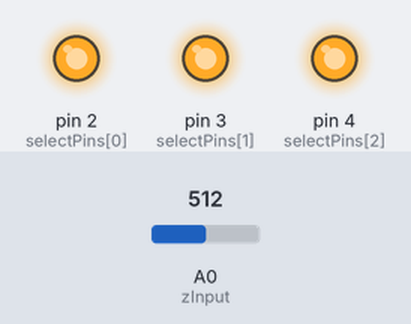
This sketch was run on a simulated Arduino Uno, built with avr-gcc and run on an emulated ATmega328P. On the bench: output pins drawn as LEDs (lit = HIGH). The test bench sets the inputs (shaded band); at power-on: A0 (zInput) = 512. What the sketch prints to the serial monitor is not drawn.

Above: at 0.1 s.
Timing chart, 0 to 1.6 s (numbered marks = the images above):
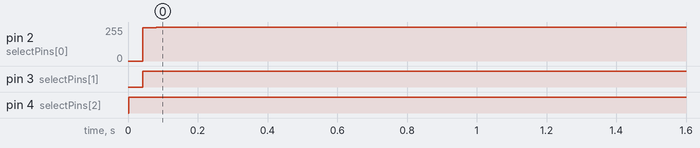

Measured:
- by itself, pin 2 (selectPins[0]): 0/255 → 255/255 at 0.04 s
- by itself, pin 3 (selectPins[1]): LOW → HIGH at 0.04 s
- by itself, pin 4 (selectPins[2]): LOW → HIGH at 0.00 s

The sketch:

CD4051AnalogueMultiplexer.ino
```cpp
const int selectPins[3] = {2, 3, 4}; // S0~2, S1~3, S2~4
const int zInput = A0; // Connect common (Z) to A0 (analog input)

void setup()
{
  Serial.begin(115200); // Initialize the serial port
  // Set up the select pins as outputs:
  for (int i=0; i<3; i++)
  {
    pinMode(selectPins[i], OUTPUT);
    digitalWrite(selectPins[i], HIGH);
  }

  // Print the header:
  Serial.println("Y0\tY1\tY2\tY3\tY4\tY5\tY6\tY7");
  Serial.println("---\t---\t---\t---\t---\t---\t---\t---");
}

void loop()
{
  // Loop through all eight pins.
  for (byte pin=0; pin<=7; pin++)
  {
      for (int i=0; i<3; i++) {
          digitalWrite(selectPins[i], pin & (1<<i)?HIGH:LOW);
      }
      int inputValue = analogRead(zInput);
      Serial.print(String(inputValue) + "\t");
  }
  Serial.println();
  delay(1000);
}
```
